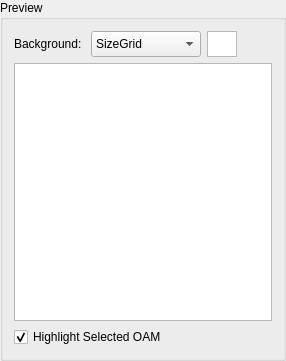
           <widget class="QGroupBox" name="GB_Preview">
            <property name="sizePolicy">
             <sizepolicy hsizetype="Maximum" vsizetype="Preferred">
              <horstretch>0</horstretch>
              <verstretch>0</verstretch>
             </sizepolicy>
            </property>
            <property name="maximumSize">
             <size>
              <width>288</width>
              <height>16777215</height>
             </size>
            </property>
            <property name="title">
             <string>Preview</string>
            </property>
            <layout class="QVBoxLayout" name="verticalLayout_8">
             <item>
              <layout class="QHBoxLayout" name="horizontalLayout_8">
               <item>
                <widget class="QLabel" name="label_5">
                 <property name="minimumSize">
                  <size>
                   <width>71</width>
                   <height>0</height>
                  </size>
                 </property>
                 <property name="text">
                  <string>Background:</string>
                 </property>
                </widget>
               </item>
               <item>
                <widget class="QComboBox" name="Preview_BG">
                 <property name="minimumSize">
                  <size>
                   <width>110</width>
                   <height>26</height>
                  </size>
                 </property>
                 <item>
                  <property name="text">
                   <string>SizeGrid</string>
                  </property>
                 </item>
                 <item>
                  <property name="text">
                   <string>Battlefield</string>
                  </property>
                 </item>
                 <item>
                  <property name="text">
                   <string>Megaman</string>
                  </property>
                 </item>
                 <item>
                  <property name="text">
                   <string>Overworld</string>
                  </property>
                 </item>
                 <item>
                  <property name="text">
                   <string>NPC</string>
                  </property>
                 </item>
                 <item>
                  <property name="text">
                   <string>Fixed Color</string>
                  </property>
                 </item>
                </widget>
               </item>
               <item>
                <widget class="QTextBrowser" name="Preview_Color">
                 <property name="sizePolicy">
                  <sizepolicy hsizetype="Preferred" vsizetype="Preferred">
                   <horstretch>0</horstretch>
                   <verstretch>0</verstretch>
                  </sizepolicy>
                 </property>
                 <property name="minimumSize">
                  <size>
                   <width>0</width>
                   <height>0</height>
                  </size>
                 </property>
                 <property name="maximumSize">
                  <size>
                   <width>30</width>
                   <height>26</height>
                  </size>
                 </property>
                </widget>
               </item>
               <item>
                <spacer name="horizontalSpacer_5">
                 <property name="orientation">
                  <enum>Qt::Horizontal</enum>
                 </property>
                 <property name="sizeType">
                  <enum>QSizePolicy::Expanding</enum>
                 </property>
                 <property name="sizeHint" stdset="0">
                  <size>
                   <width>10</width>
                   <height>20</height>
                  </size>
                 </property>
                </spacer>
               </item>
              </layout>
             </item>
             <item>
              <widget class="ZoomGraphicsView" name="Preview_GV">
               <property name="sizePolicy">
                <sizepolicy hsizetype="Maximum" vsizetype="Minimum">
                 <horstretch>0</horstretch>
                 <verstretch>0</verstretch>
                </sizepolicy>
               </property>
               <property name="minimumSize">
                <size>
                 <width>258</width>
                 <height>258</height>
                </size>
               </property>
               <property name="maximumSize">
                <size>
                 <width>258</width>
                 <height>258</height>
                </size>
               </property>
               <property name="viewportUpdateMode">
                <enum>QGraphicsView::FullViewportUpdate</enum>
               </property>
              </widget>
             </item>
             <item>
              <widget class="QCheckBox" name="Preview_CB_Highlight">
               <property name="text">
                <string>Highlight Selected OAM</string>
               </property>
               <property name="checked">
                <bool>true</bool>
               </property>
              </widget>
             </item>
            </layout>
           </widget>
